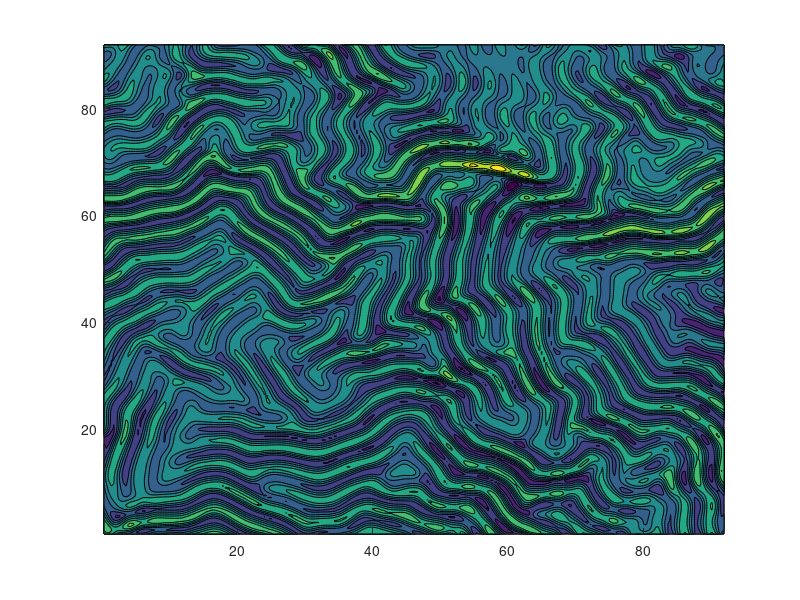

MATLAB code to generate this figure: (Note: this script raises an error after producing the figure.)
%% Topological Contour Map and Defect Overlay Visualization
% This script loads 2D topological data from a file, generates contour maps,
% extracts minutiae from a fingerprint image, and overlays topological defects.

clear; clc;

%% Step 1: Load Data and Generate Contour Plot
% Load the topological data from the provided file
Z = load("Sample 3.SIG_TOPO_FRW.txt");

% Create grid coordinates for contour plotting
[X, Y] = meshgrid(1:256, 1:256);

% Generate and display the contour plot
figure;
contourf(Y .* 0.359, X .* 0.359, Z .* 1e6, 'EdgeAlpha', 0.6);
colormap('summer');
colorbar;
alpha(0.3); % Adjust transparency of the contour
view(90, 90); % Ensure correct visualization orientation
axis image; axis off; % Maintain aspect ratio and remove axis
set(gca, 'FontName', 'Times', 'FontSize', 18);
saveas(gca, "contourmap.svg");

%% Step 2: Fingerprint Minutiae Extraction and Overlay
% Load fingerprint image and convert to binary
binary_image = imbinarize(imread('C:\Users\hlama\Desktop\Zain_Analysis\Sample 3.SIG_TOPO_FRW.tiff'));

% Extract minutiae from the binary fingerprint image
[thin_image, outImg] = extract_minutiae(binary_image);

% Resize extracted minutiae image to match topological data dimensions
outImg_resized = imresize(outImg, [size(Z, 1), size(Z, 2)]);

% Capture the contour plot as an image for overlay
frame = getframe(gca);
overlay_image = frame2im(frame);
overlay_image = imresize(overlay_image, [size(Z, 1), size(Z, 2)]);

% Overlay minutiae data onto the contour plot
fused_image = imfuse(overlay_image, outImg_resized, 'blend');

% Display overlay image with transparency
figure;
imshow(overlay_image);
hold on;
h = imshow(outImg_resized);
set(h, 'AlphaData', 0.3); % Set transparency for the minutiae overlay
hold off;
axis image; axis off; % Maintain aspect ratio and remove axis

% Add a colorbar matching the original contour limits
colorbar;
colormap("summer");
c = colorbar;
caxis(caxis); % Ensure color limits match the contour plot
set(gca, 'FontName', 'Times', 'FontSize', 8);
saveas(gcf, "Contour_overlayed_minutiae.svg");

%% Step 3: Defect Overlay on Contour Map
% Load the defect data
load("C:\Users\hlama\Desktop\Zain_Analysis\Defector-master\Defects.mat");

% Extract the defect information (positions and orientations)
pos_defect_cent = posDefCents{1,1};
neg_defect_cent = negDefCents{1,1};
pos_defect_ori = posDefOris{1,1};
neg_defect_ori = negDefOris{1,1};

% Define scale factors for the coordinates and orientation vectors
scale_x = 1 / 0.390;
scale_y = 1 / 0.390;
vector_scale = 1; % Adjust this for better vector visualization

% Create a new contour plot for defect overlay
figure;
contourf(Y, X, Z .* 1e6, 'EdgeAlpha', 0.6);
colormap('summer');
colorbar;
view(90, 90); % Correct visualization orientation
axis image; axis off;
hold on;

% Plot positive defect centers with orientation vectors
for i = 1:size(pos_defect_cent, 1)
    % Compute start and end points for the orientation vector
    x_start = pos_defect_cent(i, 1) * scale_x;
    y_start = pos_defect_cent(i, 2) * scale_y;
    x_end = x_start + vector_scale * cosd(pos_defect_ori(i));
    y_end = y_start + vector_scale * sind(pos_defect_ori(i));
    
    % Plot orientation vector and defect center
    plot([y_start, y_end], [x_start, x_end], 'r', 'LineWidth', 1.5);
    plot(y_start, x_start, '^', 'MarkerFaceColor', 'r', 'MarkerSize', 8, "MarkerEdgeColor", "none");
end

% Plot negative defect centers with orientation vectors
for i = 1:size(neg_defect_cent, 1)
    % Compute start and end points for the orientation vector
    x_start = neg_defect_cent(i, 1) * scale_x;
    y_start = neg_defect_cent(i, 2) * scale_y;
    x_end = x_start + vector_scale * cosd(neg_defect_ori(i));
    y_end = y_start + vector_scale * sind(neg_defect_ori(i));
    
    % Plot orientation vector and defect center
    plot([y_start, y_end], [x_start, x_end], 'b', 'LineWidth', 1.5);
    plot(y_start, x_start, 'o', 'MarkerFaceColor', 'b', 'MarkerSize', 8, "MarkerEdgeColor", "none");
end

hold off;
set(gca, 'FontName', 'Times', 'FontSize', 18);
saveas(gcf, "Contour_overlayed_topologicaldefect.svg");

%% Summary of Code Sections
% 1. Contour Plot: Generates a topological map based on the data file.
% 2. Fingerprint Minutiae Extraction: Extracts minutiae from a binary fingerprint image
%    and overlays the results onto the contour plot.
% 3. Topological Defect Overlay: Visualizes topological defects (positive and negative centers)
%    with orientation vectors, overlaid on the contour plot.
